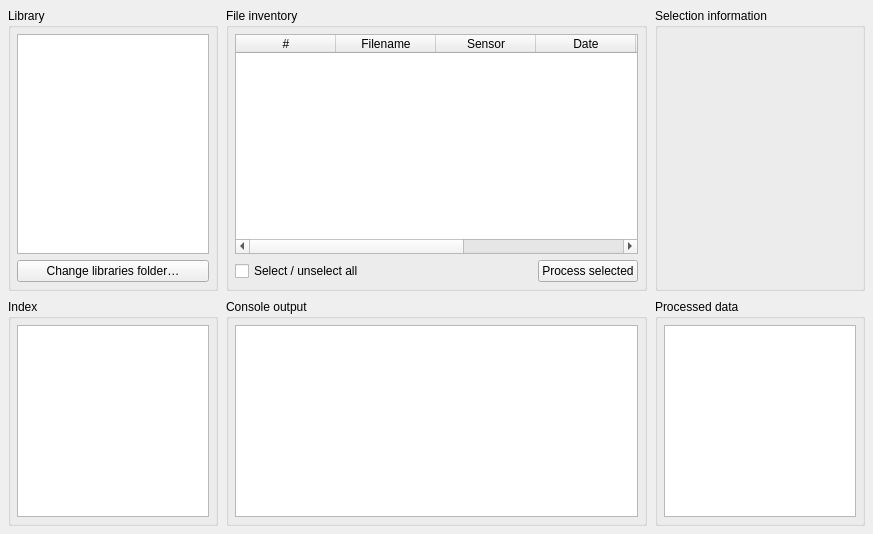
                            <widget class="QWidget" name="tab_raw">
                             <attribute name="title">
                              <string>Raw data processing</string>
                             </attribute>
                             <layout class="QGridLayout" name="grid_raw" rowstretch="1,1" columnstretch="1,2,1">
                              <property name="leftMargin">
                               <number>8</number>
                              </property>
                              <property name="topMargin">
                               <number>8</number>
                              </property>
                              <property name="rightMargin">
                               <number>8</number>
                              </property>
                              <property name="bottomMargin">
                               <number>8</number>
                              </property>
                              <property name="spacing">
                               <number>8</number>
                              </property>
                              <item row="0" column="0">
                               <widget class="QGroupBox" name="grp_library">
                                <property name="title">
                                 <string>Library</string>
                                </property>
                                <layout class="QVBoxLayout" name="layout_grp_library">
                                 <property name="spacing">
                                  <number>6</number>
                                 </property>
                                 <property name="leftMargin">
                                  <number>6</number>
                                 </property>
                                 <property name="topMargin">
                                  <number>6</number>
                                 </property>
                                 <property name="rightMargin">
                                  <number>6</number>
                                 </property>
                                 <property name="bottomMargin">
                                  <number>6</number>
                                 </property>
                                 <item>
                                  <widget class="QTreeView" name="tree_library" />
                                 </item>
                                 <item>
                                  <widget class="QPushButton" name="btn_change_libraries">
                                   <property name="cursor">
                                    <cursorShape>PointingHandCursor</cursorShape>
                                   </property>
                                   <property name="text">
                                    <string>Change libraries folder…</string>
                                   </property>
                                  </widget>
                                 </item>
                                </layout>
                               </widget>
                              </item>
                              <item row="1" column="0">
                               <widget class="QGroupBox" name="grp_index">
                                <property name="title">
                                 <string>Index</string>
                                </property>
                                <layout class="QVBoxLayout" name="layout_grp_index">
                                 <property name="spacing">
                                  <number>6</number>
                                 </property>
                                 <property name="leftMargin">
                                  <number>6</number>
                                 </property>
                                 <property name="topMargin">
                                  <number>6</number>
                                 </property>
                                 <property name="rightMargin">
                                  <number>6</number>
                                 </property>
                                 <property name="bottomMargin">
                                  <number>6</number>
                                 </property>
                                 <item>
                                  <widget class="QTreeView" name="tree_index" />
                                 </item>
                                </layout>
                               </widget>
                              </item>
                              <item row="0" column="1">
                               <widget class="QGroupBox" name="grp_inventory">
                                <property name="title">
                                 <string>File inventory</string>
                                </property>
                                <layout class="QVBoxLayout" name="layout_grp_inventory">
                                 <property name="spacing">
                                  <number>6</number>
                                 </property>
                                 <property name="leftMargin">
                                  <number>6</number>
                                 </property>
                                 <property name="topMargin">
                                  <number>6</number>
                                 </property>
                                 <property name="rightMargin">
                                  <number>6</number>
                                 </property>
                                 <property name="bottomMargin">
                                  <number>6</number>
                                 </property>
                                 <item>
                                  <widget class="QTableWidget" name="table_inventory">
                                   <property name="minimumSize">
                                    <size>
                                     <width>0</width>
                                     <height>220</height>
                                    </size>
                                   </property>
                                   <property name="editTriggers">
                                    <set>QAbstractItemView::NoEditTriggers</set>
                                   </property>
                                   <property name="selectionBehavior">
                                    <enum>QAbstractItemView::SelectRows</enum>
                                   </property>
                                   <column>
                                    <property name="text">
                                     <string>#</string>
                                    </property>
                                   </column>
                                   <column>
                                    <property name="text">
                                     <string>Filename</string>
                                    </property>
                                   </column>
                                   <column>
                                    <property name="text">
                                     <string>Sensor</string>
                                    </property>
                                   </column>
                                   <column>
                                    <property name="text">
                                     <string>Date</string>
                                    </property>
                                   </column>
                                   <column>
                                    <property name="text">
                                     <string>Time</string>
                                    </property>
                                   </column>
                                   <column>
                                    <property name="text">
                                     <string>Paired</string>
                                    </property>
                                   </column>
                                   <column>
                                    <property name="text">
                                     <string>Status</string>
                                    </property>
                                   </column>
                                  </widget>
                                 </item>
                                 <item>
                                  <layout class="QHBoxLayout" name="layout_inventory_controls">
                                   <item>
                                    <widget class="QCheckBox" name="chk_select_all">
                                     <property name="cursor">
                                      <cursorShape>PointingHandCursor</cursorShape>
                                     </property>
                                     <property name="text">
                                      <string>Select / unselect all</string>
                                     </property>
                                    </widget>
                                   </item>
                                   <item>
                                    <spacer name="spacer_1">
                                     <property name="orientation">
                                      <enum>Qt::Horizontal</enum>
                                     </property>
                                     <property name="sizeHint" stdset="0">
                                      <size>
                                       <width>40</width>
                                       <height>20</height>
                                      </size>
                                     </property>
                                    </spacer>
                                   </item>
                                   <item>
                                    <widget class="QPushButton" name="btn_process_selected">
                                     <property name="cursor">
                                      <cursorShape>PointingHandCursor</cursorShape>
                                     </property>
                                     <property name="text">
                                      <string>Process selected</string>
                                     </property>
                                    </widget>
                                   </item>
                                  </layout>
                                 </item>
                                </layout>
                               </widget>
                              </item>
                              <item row="1" column="1">
                               <widget class="QGroupBox" name="grp_console">
                                <property name="title">
                                 <string>Console output</string>
                                </property>
                                <layout class="QVBoxLayout" name="layout_grp_console">
                                 <property name="spacing">
                                  <number>6</number>
                                 </property>
                                 <property name="leftMargin">
                                  <number>6</number>
                                 </property>
                                 <property name="topMargin">
                                  <number>6</number>
                                 </property>
                                 <property name="rightMargin">
                                  <number>6</number>
                                 </property>
                                 <property name="bottomMargin">
                                  <number>6</number>
                                 </property>
                                 <item>
                                  <widget class="QPlainTextEdit" name="console_output">
                                   <property name="readOnly">
                                    <bool>true</bool>
                                   </property>
                                  </widget>
                                 </item>
                                </layout>
                               </widget>
                              </item>
                              <item row="0" column="2">
                               <widget class="QGroupBox" name="grp_selection_info">
                                <property name="title">
                                 <string>Selection information</string>
                                </property>
                                <layout class="QVBoxLayout" name="layout_grp_selection_info">
                                 <property name="spacing">
                                  <number>6</number>
                                 </property>
                                 <property name="leftMargin">
                                  <number>6</number>
                                 </property>
                                 <property name="topMargin">
                                  <number>6</number>
                                 </property>
                                 <property name="rightMargin">
                                  <number>6</number>
                                 </property>
                                 <property name="bottomMargin">
                                  <number>6</number>
                                 </property>
                                 <item>
                                  <widget class="QFrame" name="frame_cards">
                                   <property name="frameShape">
                                    <enum>QFrame::NoFrame</enum>
                                   </property>
                                  </widget>
                                 </item>
                                </layout>
                               </widget>
                              </item>
                              <item row="1" column="2">
                               <widget class="QGroupBox" name="grp_processed">
                                <property name="title">
                                 <string>Processed data</string>
                                </property>
                                <layout class="QVBoxLayout" name="layout_grp_processed">
                                 <property name="spacing">
                                  <number>6</number>
                                 </property>
                                 <property name="leftMargin">
                                  <number>6</number>
                                 </property>
                                 <property name="topMargin">
                                  <number>6</number>
                                 </property>
                                 <property name="rightMargin">
                                  <number>6</number>
                                 </property>
                                 <property name="bottomMargin">
                                  <number>6</number>
                                 </property>
                                 <item>
                                  <widget class="QListWidget" name="list_processed" />
                                 </item>
                                </layout>
                               </widget>
                              </item>
                             </layout>
                            </widget>
